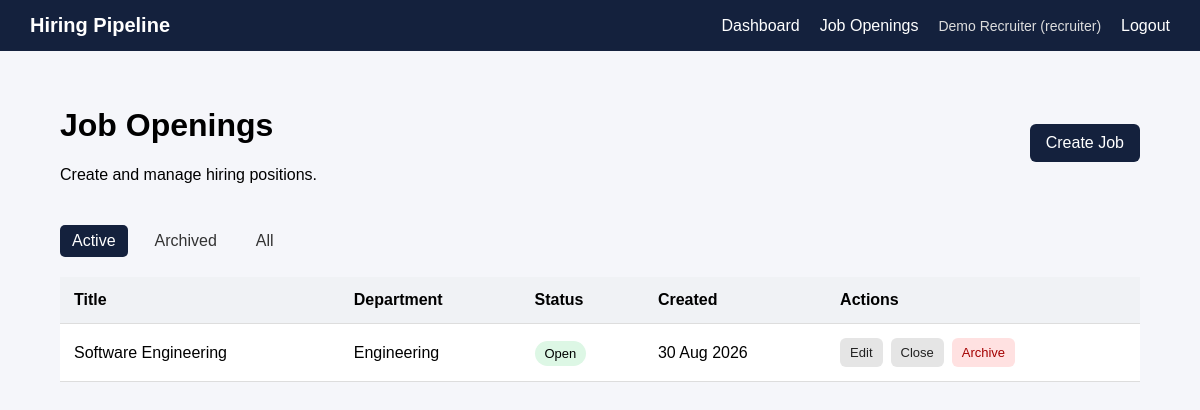
Page /jobs/ (signed in) on the earlier database version.
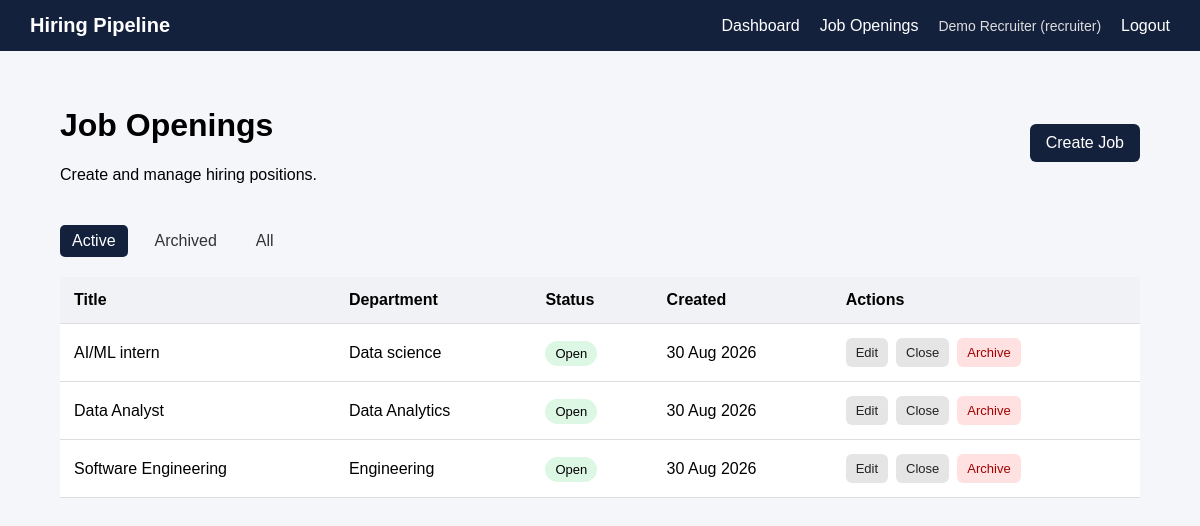
Same page on the later database version.
### models/job.py (models this page shows)
class JobOpening(db.Model):
    __tablename__ = "job_openings"
    id = db.Column(db.Integer, primary_key=True)
    title = db.Column(
        db.String(150),
        nullable=False
    )
    department = db.Column(
        db.String(100),
        nullable=False
    )
    description = db.Column(
        db.Text,
        nullable=True
    )
    status = db.Column(
        db.String(20),
        nullable=False,
        default="open",
        index=True
    )
    created_at = db.Column(
        db.DateTime,
        server_default=db.func.now()
    )
    updated_at = db.Column(
        db.DateTime,
        server_default=db.func.now(),
        onupdate=db.func.now()
    )
    applications = db.relationship(
        "Application",
        back_populates="job",
        lazy=True
    )
    description = db.Column(
        db.Text,
        nullable=True
    )
    status = db.Column(
        db.String(20),
        nullable=False,
        default="open"
    )
    created_at = db.Column(
        db.DateTime,
        server_default=db.func.now()
    )
    updated_at = db.Column(
        db.DateTime,
        server_default=db.func.now(),
        onupdate=db.func.now()
    )
    applications = db.relationship(
        "Application",
        back_populates="job",
        lazy=True
    )

### routes/jobs.py (the view)
@jobs_bp.route("/")
@role_required("recruiter")
def job_list():
    status = request.args.get("status", "active")
    if status == "archived":
        jobs = (
            JobOpening.query
            .filter_by(status="archived")
            .order_by(JobOpening.created_at.desc())
            .all()
        )
    elif status == "all":
        jobs = (
            JobOpening.query
            .order_by(JobOpening.created_at.desc())
            .all()
        )
    else:
        jobs = (
            JobOpening.query
            .filter(JobOpening.status.in_(["open", "closed"]))
            .order_by(JobOpening.created_at.desc())
            .all()
        )
    return render_template(
        "jobs/list.html",
        jobs=jobs,
        selected_status=status
    )

### templates/jobs/list.html (shortened to what this page needs)
{% extends "base.html" %}
{% block content %}
<div class="page-header">
    <div>
        <h1>Job Openings</h1>
        <p>
            Create and manage hiring positions.
        </p>
    </div>
    <a
        href="{{ url_for('jobs.create_job') }}"
        class="btn"
    >
        Create Job
    </a>
</div>
<div class="filter-links">
    <a
        href="{{ url_for('jobs.job_list', status='active') }}"
        class="{% if selected_status == 'active' %}active{% endif %}"
    >
        Active
    </a>
    <a
        href="{{ url_for('jobs.job_list', status='archived') }}"
        class="{% if selected_status == 'archived' %}active{% endif %}"
    >
        Archived
    </a>
    <a
        href="{{ url_for('jobs.job_list', status='all') }}"
        class="{% if selected_status == 'all' %}active{% endif %}"
    >
        All
    </a>
</div>
{% if jobs %}
<table>
    <thead>
        <tr>
            <th>Title</th>
            <th>Department</th>
            <th>Status</th>
            <th>Created</th>
            <th>Actions</th>
        </tr>
    </thead>
    <tbody>
        {% for job in jobs %}
        <tr>
            <td>
                {{ job.title }}
            </td>
            <td>
                {{ job.department }}
            </td>
            <td>
                <span class="status {{ job.status }}">
                    {{ job.status|capitalize }}
                </span>
            </td>
            <td>
                {% if job.created_at %}
                    {{ job.created_at.strftime("%d %b %Y") }}
                {% endif %}
            </td>
            <td class="actions">
                {% if job.status != "archived" %}
                    <a
                        href="{{ url_for('jobs.edit_job', job_id=job.id) }}"
                        class="small-btn"
                    >
                        Edit
                    </a>
                {% endif %}
                {% if job.status == "open" %}
                    <form
                        method="POST"
                        action="{{ url_for('jobs.close_job', job_id=job.id) }}"
                    >
                        <button
                            type="submit"
                            class="small-btn"
                        >
                            Close
                        </button>
                    </form>
                {% endif %}
                {% if job.status != "archived" %}
                    <form
                        method="POST"
                        action="{{ url_for('jobs.archive_job', job_id=job.id) }}"
                    >
                        <button
                            type="submit"
                            class="small-btn danger"
                        >
                            Archive
                        </button>
                    </form>
                {% endif %}
            </td>
        </tr>
        {% endfor %}
    </tbody>
</table>
{% endif %}
{% endblock %}

Differences in the rows shown:
added JobOpening: title "AI/ML intern", department "Data science", status "Open", created_at "30 Aug 2026"
added JobOpening: title "Data Analyst", department "Data Analytics", status "Open", created_at "30 Aug 2026"
